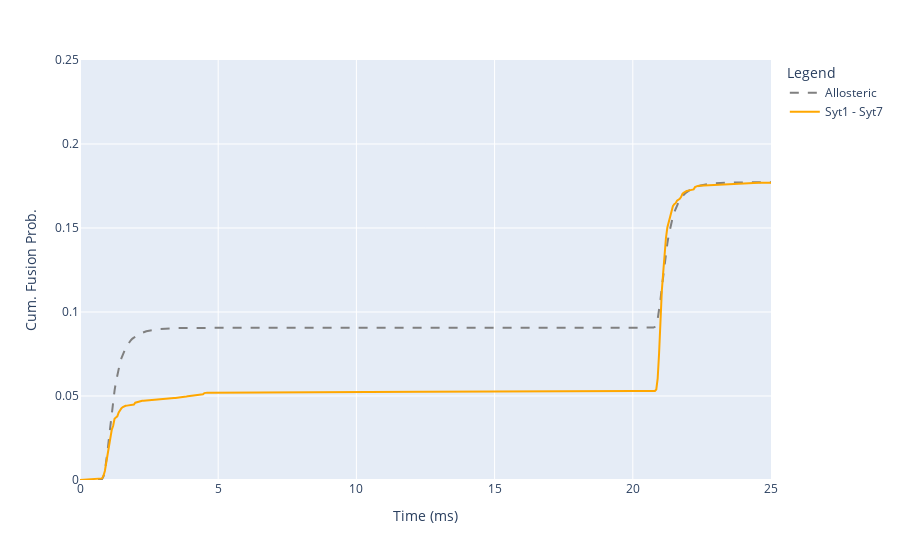

Write notebook code for a chart like this one.
### Code cell
fig = px.line()

fig.add_scatter(x=allosteric_ap_sim['timestamp'], y=allosteric_ap_sim['probability']['Fused'],
mode='lines', line={'color':allo_col, 'dash':'dash'}, name='Allosteric')

fig.add_scatter(x=clamp_ap_sim['timestamp'], y=clamp_ap_sim['probability']['Fused'],
mode='lines', line={'color':clamp_col, 'dash':'solid'}, name=clamp_model.name)

fig.update_layout(
    legend = {'title': 'Legend'},
    xaxis = {'title': 'Time (ms)', 'range': [0, 25]},
    yaxis = {'title': 'Cum. Fusion Prob.', 'range': [0, 0.25]},
    hovermode='x'
)

fig.show()

### Figure 1 — Plotly figure (JSON) as saved in the notebook; plotly's stock layout.template omitted (floating-point values rounded to 4 significant figures; data arrays with more than 128 entries replaced by an {"elided": "..."} marker saying what was removed)
{"data": [{"hovertemplate": "<extra></extra>", "legendgroup": "", "line": {"color": "#636efa", "dash": "solid"}, "marker": {"symbol": "circle"}, "mode": "lines", "name": "", "orientation": "v", "showlegend": false, "type": "scatter", "xaxis": "x", "yaxis": "y"}, {"line": {"color": "rgb(128,128,128)", "dash": "dash"}, "mode": "lines", "name": "Allosteric", "type": "scatter", "x": {"elided": "541 float values"}, "y": {"elided": "541 float values"}}, {"line": {"color": "rgb(255,167,0)", "dash": "solid"}, "mode": "lines", "name": "Syt1 - Syt7", "type": "scatter", "x": {"elided": "541 float values"}, "y": {"elided": "541 float values"}}], "layout": {"hovermode": "x", "legend": {"title": {"text": "Legend"}, "tracegroupgap": 0}, "margin": {"t": 60}, "xaxis": {"anchor": "y", "domain": [0, 1], "range": [0, 25], "title": {"text": "Time (ms)"}}, "yaxis": {"anchor": "x", "domain": [0, 1], "range": [0, 0.25], "title": {"text": "Cum. Fusion Prob."}}}}
